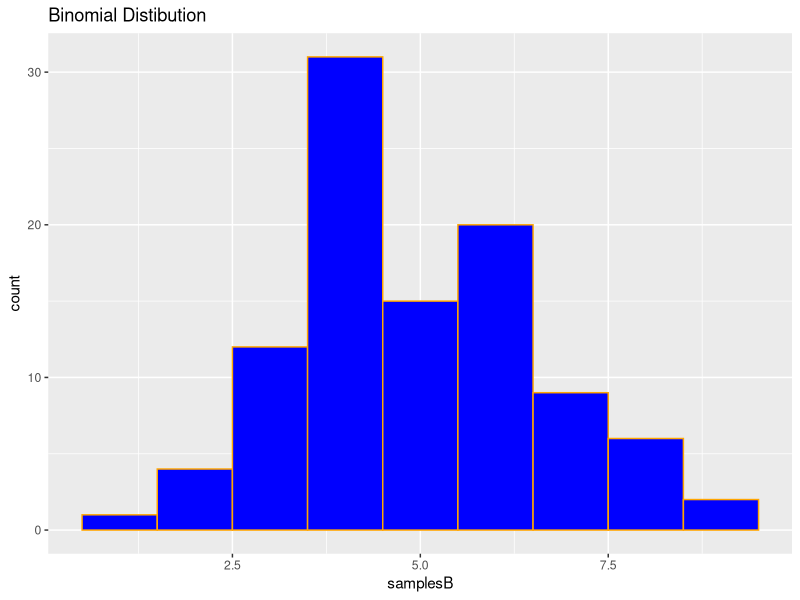
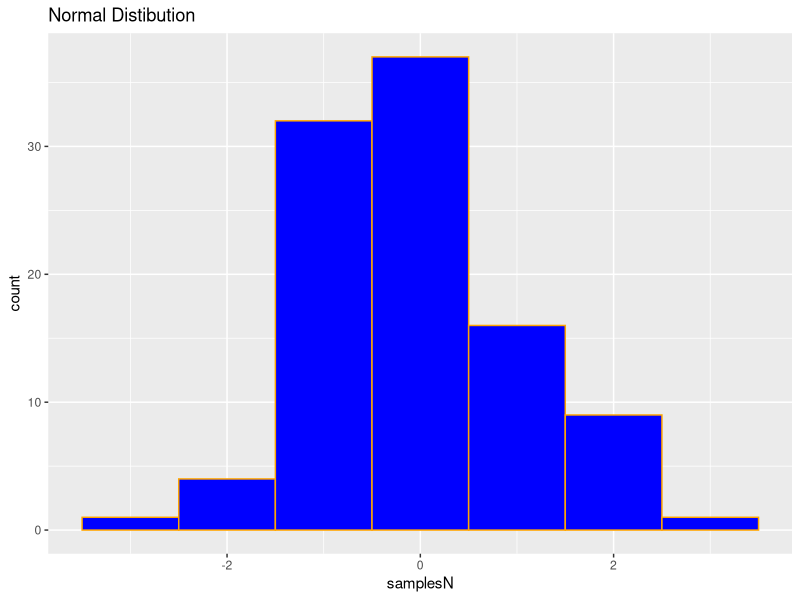
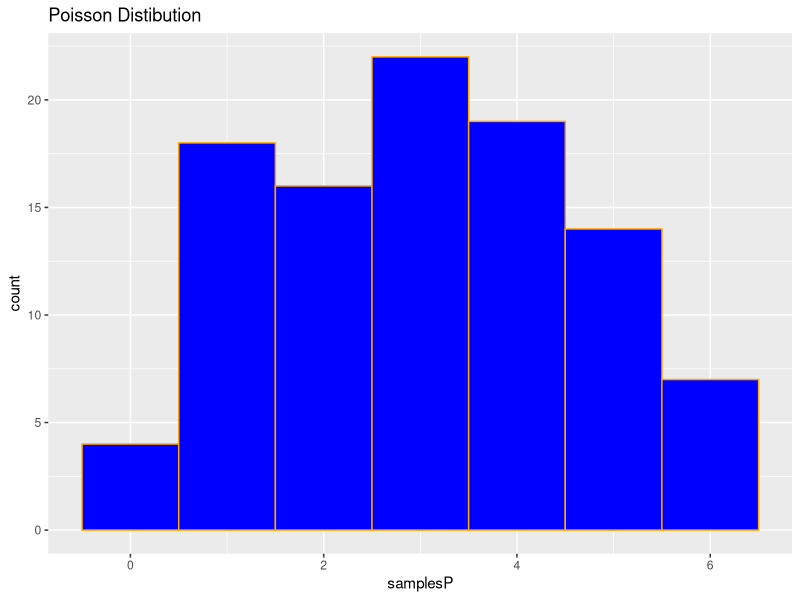

R code for these plots, in order:
#binomial 
library(ggplot2)
n <- 10
p <- .5
samplesB <- rbinom(100, n, p)
dataframe <- data.frame(samplesB)
ggplot(dataframe, aes(x = samplesB)) + 
  geom_histogram(binwidth = 1, alpha = 1, fill = "blue", color = "orange") +
  ggtitle("Binomial Distibution")


#normal
mu <- 0
sigma <- 1
samplesN <- rnorm(100, mean = mu, sd = sigma)
dataframe <- data.frame(samplesN)
ggplot(dataframe, aes(x = samplesN)) + 
  geom_histogram(binwidth = 1, alpha = 1, fill = "blue", color = "orange") +
  ggtitle("Normal Distibution")


#poisson
lam <- 3
samplesP <- rpois(100, lambda = lam)
dataframe <- data.frame(samplesP)
ggplot(dataframe, aes(x = samplesP)) + 
  geom_histogram(binwidth = 1, alpha = 1, fill = "blue", color = "orange") +
  ggtitle("Poisson Distibution")